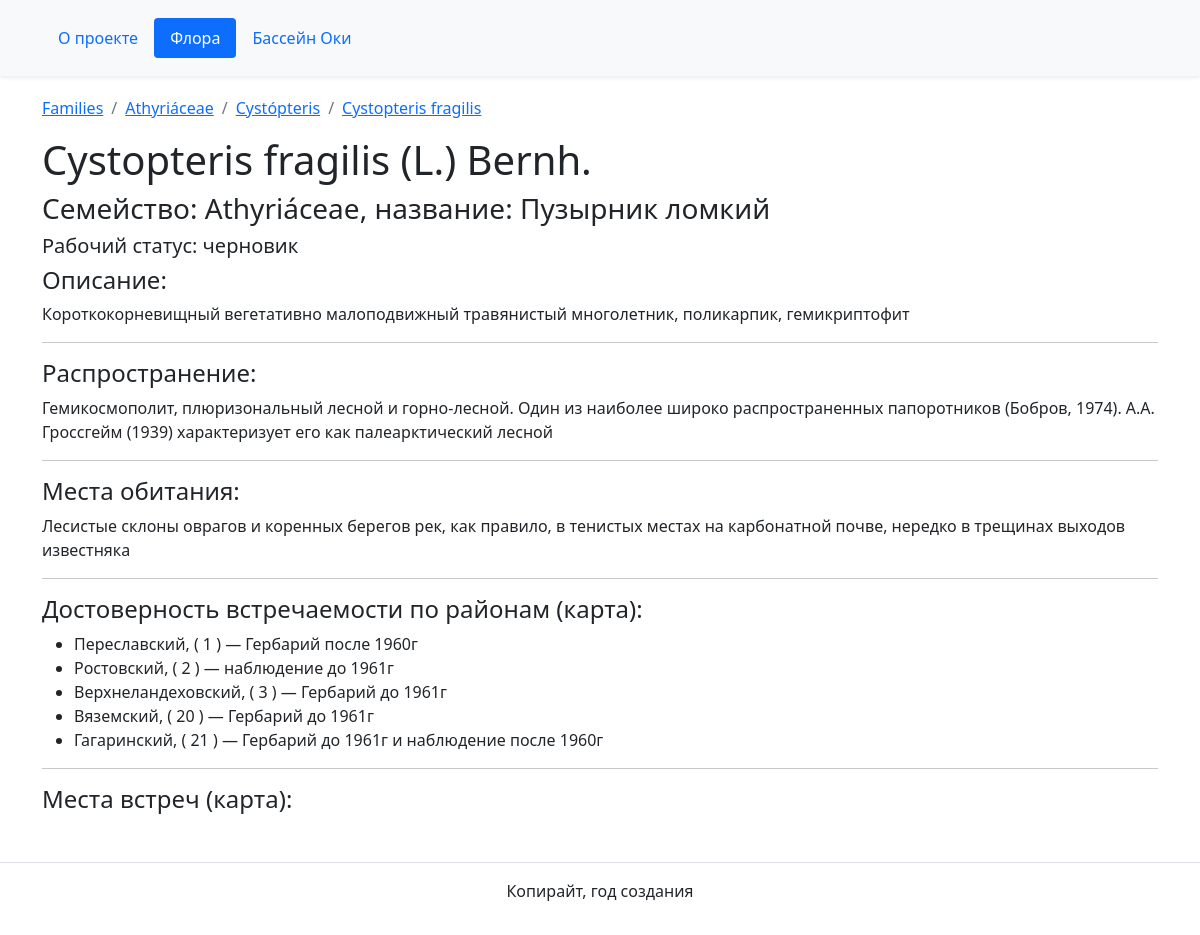
The app's page /flora/Athyriáceae/Cystópteris/Cystopteris fragilis/ with its own data.
### flora/models.py (models this page shows, shortened)
class Species(models.Model):
    genus = models.ForeignKey(Genus, on_delete=models.CASCADE)
    index = models.IntegerField(verbose_name='Интекс по Маевскому', null=True, blank=True)
    name_short = models.CharField(max_length=30, unique=True, verbose_name="Название, краткое")
    name_full = models.CharField(max_length=60, null=True, blank=True ,unique=False, verbose_name="Название полное" )
    name_syn_lat = models.CharField(max_length=60, null=True, blank=True ,unique=False, verbose_name="Синоним, название научное" )
    name_ru = models.CharField(max_length=50, null=True, blank=True,unique=False, verbose_name="Название на русском")
    name_syn_ru = models.CharField(max_length=50, null=True, blank=True ,unique=False, verbose_name="Синоним, Название на русском" )
    description = models.TextField(null=True, blank=True, verbose_name="Описание")
    distribution = models.TextField(null=True, blank=True, verbose_name="Распространение")
    habitat = models.TextField(null=True, blank=True, verbose_name="Среда обитания")
    WORK_STATUS = [
        (0, "черновик"),
        (1, "в работе"),
        (2, "завершен"),
        ]
    work_status = models.IntegerField(choices=WORK_STATUS, default=0, verbose_name="Рабочий статус")
    file_reliability = models.FileField(null=True, blank=True,)
    class Meta:
        ordering = ["name_short"]
    def __str__(self):
        return self.name_short

class Reliability(models.Model): #Reliability of Distribution in the district
    RELIABILITY_STATUS = [
        (0, "не отмечен"),
        (1, "наблюдение до 1961г"),
        (2, "наблюдение после 1960г"),
        ( 3, "Гербарий до 1961г"),
        ( 4, "Гербарий до 1961г и наблюдение после 1960г"),
        ( 5, "Гербарий после 1960г"),
    ]
    species_id = models.ForeignKey(Species, verbose_name="species name", on_delete=models.CASCADE)
    district_id = models.ForeignKey(District, verbose_name="district name", on_delete=models.CASCADE,  default=1 )
    reliability = models.IntegerField(choices=RELIABILITY_STATUS, default=0)

### oka_basin/models.py (models this page shows)
class District(models.Model):
    id = models.IntegerField(primary_key=True)
    region_id = models.ForeignKey(Region, verbose_name="region_name", on_delete=models.CASCADE)
    name = models.CharField(max_length=30, unique=True, )
    description = models.TextField(blank=True, default='')
    name_en = models.SlugField(blank=True, verbose_name='Name in English')
    svg_path = models.TextField(blank=True, default='', verbose_name='Границы района, SVG path')
    def __str__(self):
        return self.name

### flora/views.py (the view)
# urls.py: path('<str:family>/<str:genus>/<str:species>/', views.species_detail, name='species_detail'),
def species_detail(request, family, genus, species):
    template = 'flora/detail.html'
    species_info = Species.objects.get(name_short__exact=species)
    reliability_list = Reliability.objects.filter(species_id__exact=species_info.pk)
    location_list = Location.objects.filter(species_id__exact=species_info.pk)
    context = {"family": family,
                "genus": genus,
                "species": species_info,
                "reliability_list": reliability_list,
                "location_list": location_list}
    return render(request, template, context)

### templates/flora/detail.html (shortened to what this page needs)
{% extends "base.html" %}
{% block content %}
<nav aria-label="breadcrumb">
  <ol class="breadcrumb">
    <li class="breadcrumb-item"><a href="{% url 'flora:families' %}">Families</a></li>
    <li class="breadcrumb-item"><a href="{% url 'flora:genera' family %}">{{ family }}</a></li>
    <li class="breadcrumb-item"><a href="{% url 'flora:species' family genus %}">{{ genus }}</a></li>
    <li class="breadcrumb-item"><a href="#">{{ species.name_short }}</a></li>
  </ol>
</nav>
  <h1>{{ species.name_full }}</h1>
  <h3>Семейство: {{ family }}, название:  {{ species.name_ru }}</h3>
  <h5>Рабочий статус: {{ species.get_work_status_display }}</h5>
  <h4>Описание:</h4>
  <p> {{ species.description }}</p><hr>
  <h4>Распространение:</h4>
  <p> {{ species.distribution }}</p><hr>
  <h4>Места обитания:</h4>
  <p> {{ species.habitat }}</p><hr>
  <h4>Достоверность встречаемости по районам (карта):</h4>
  <ul>
  {% for item in reliability_list %}
    <li>
    {{ item.district_id }}, ( {{ item.district_id.pk }} ) &mdash; {{ item.get_reliability_display }}
    </li>
    {% endfor %}
  </ul>
  <hr>
  <h4>Места встреч (карта):</h4>
{% endblock %}

### records on screen
Species: name_short "Cystopteris fragilis", name_full "Cystopteris fragilis (L.) Bernh.", name_ru "Пузырник ломкий", work_status "черновик", description "Короткокорневищный вегетативно малоподвижный травянистый многолетник, поликарпик, гемикриптофит", distribution "Гемикосмополит, плюризональный лесной и горно-лесной. Один из наиболее широко распространенных папоротников (Бобров, 1974). А.А. Гроссгейм (1939) характеризует его как палеарктический лесной", habitat "Лесистые склоны оврагов и коренных берегов рек, как правило, в тенистых местах на карбонатной почве, нередко в трещинах выходов известняка"
Reliability: district_id "Переславский", district_id.pk "1", reliability "Гербарий после 1960г"
Reliability: district_id "Ростовский", district_id.pk "2", reliability "наблюдение до 1961г"
Reliability: district_id "Верхнеландеховский", district_id.pk "3", reliability "Гербарий до 1961г"
Reliability: district_id "Вяземский", district_id.pk "20", reliability "Гербарий до 1961г"
Reliability: district_id "Гагаринский", district_id.pk "21", reliability "Гербарий до 1961г и наблюдение после 1960г"

### other values on screen
{{ family }} "Athyriáceae"
{{ genus }} "Cystópteris"
